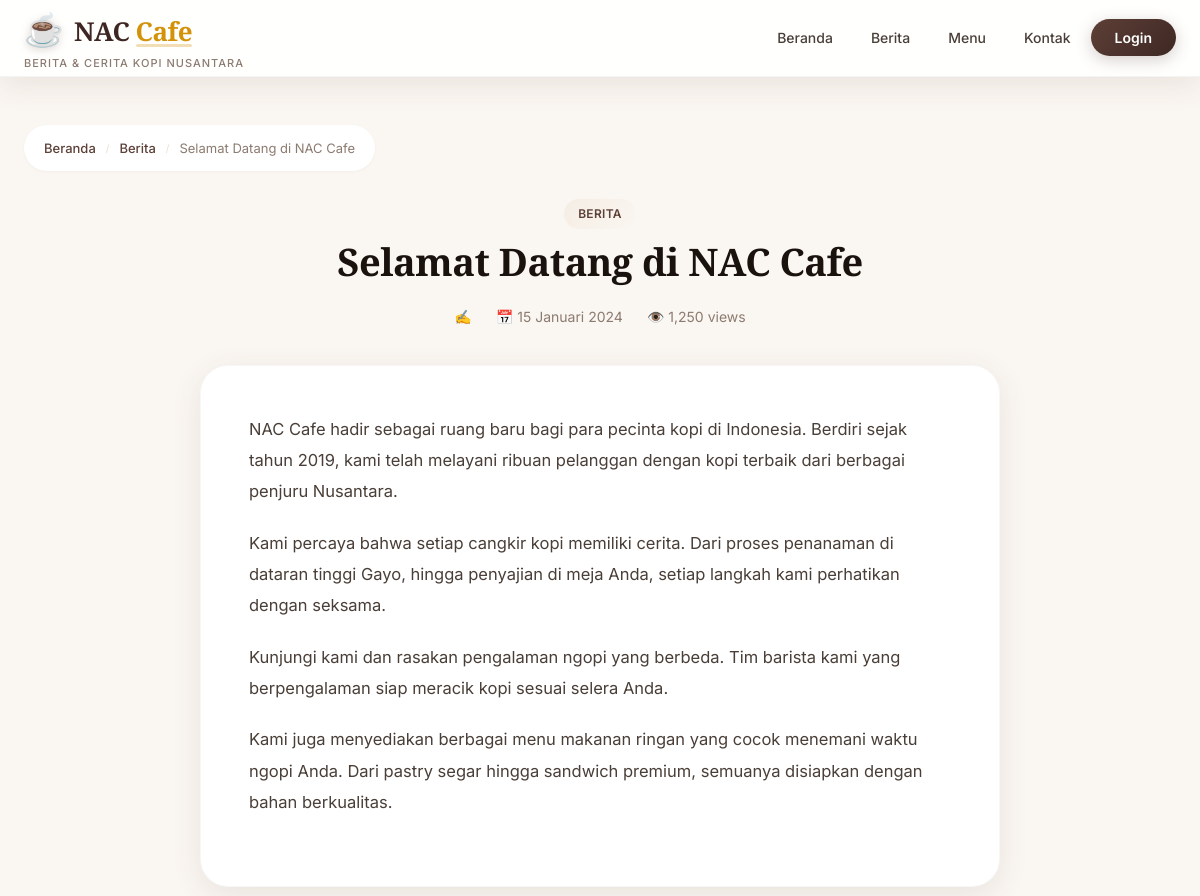
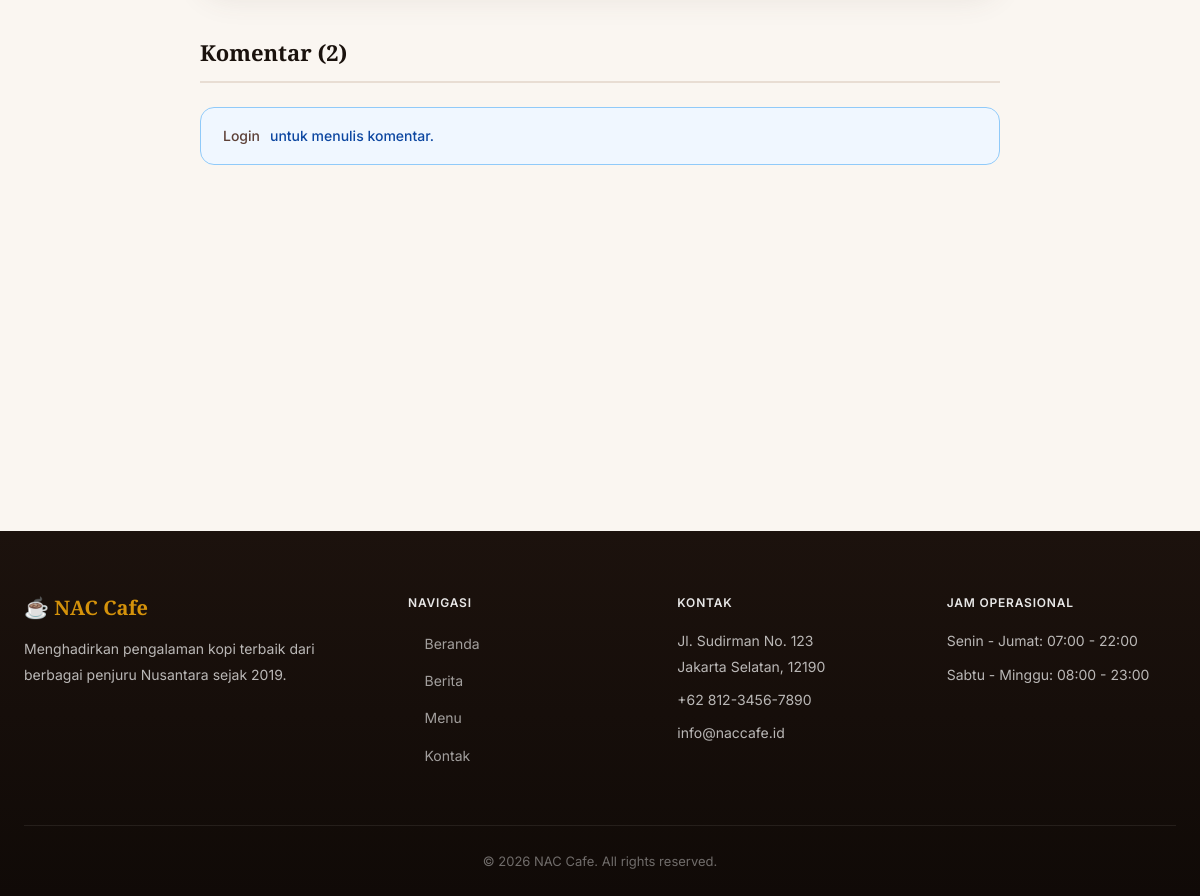
Screenshot of /cafe_nac/src/article.php?id=1 with the database file from the repository (2 pictures, top to bottom).
### tables this page shows
CREATE TABLE IF NOT EXISTS `articles` (
    `id` INT AUTO_INCREMENT PRIMARY KEY,
    `title` VARCHAR(255) NOT NULL,
    `slug` VARCHAR(255) NOT NULL,
    `content` TEXT NOT NULL,
    `excerpt` TEXT,
    `author_id` INT,
    `category` VARCHAR(50),
    `image` VARCHAR(255),
    `views` INT DEFAULT 0,
    `published` TINYINT(1) DEFAULT 1,
    `published_at` TIMESTAMP DEFAULT CURRENT_TIMESTAMP,
    `created_at` TIMESTAMP DEFAULT CURRENT_TIMESTAMP,
    FOREIGN KEY (`author_id`) REFERENCES `users`(`id`) ON DELETE SET NULL
);

### cafe_nac/src/includes/functions.php (called while the page is built, shortened)
<?php
function is_logged_in() {
    return isset($_SESSION['user_id']);
}
function safe_output($str) {
    return htmlspecialchars($str, ENT_QUOTES, 'UTF-8');
}
function format_date($date) {
    $months = [
        1 => 'Januari', 2 => 'Februari', 3 => 'Maret', 4 => 'April',
        5 => 'Mei', 6 => 'Juni', 7 => 'Juli', 8 => 'Agustus',
        9 => 'September', 10 => 'Oktober', 11 => 'November', 12 => 'Desember'
    ];
    $ts = strtotime($date);
    $day = date('d', $ts);
    $month = $months[(int)date('m', $ts)];
    $year = date('Y', $ts);
    return "$day $month $year";
}

### cafe_nac/src/article.php (the view, shortened to what this page needs)
<?php
require_once __DIR__ . '/includes/functions.php';
$article_id = (int)($_GET['id'] ?? 0);
$stmt = $pdo->prepare("SELECT a.*, u.full_name as author_name FROM articles a LEFT JOIN users u ON a.author_id = u.id WHERE a.id = ? AND a.published = 1");
$stmt->execute([$article_id]);
$article = $stmt->fetch();
$pdo->prepare("UPDATE articles SET views = views + 1 WHERE id = ?")->execute([$article_id]);
$stmt = $pdo->prepare("SELECT * FROM comments WHERE article_id = ? ORDER BY created_at DESC");
$stmt->execute([$article_id]);
$comments = $stmt->fetchAll();
require_once __DIR__ . '/includes/header.php';
?>
<div class="container">
    <div class="breadcrumb">
        <a href="/">Beranda</a>
        <span class="separator">/</span>
        <a href="/news.php">Berita</a>
        <span class="separator">/</span>
        <span><?= safe_output($article['title']) ?></span>
    </div>
    <div class="article-detail">
        <div class="article-header">
            <span class="card-category"><?= safe_output($article['category']) ?></span>
            <h1><?= safe_output($article['title']) ?></h1>
            <div class="article-meta">
                <span>✍️ <?= safe_output($article['author_name']) ?></span>
                <span>📅 <?= format_date($article['published_at']) ?></span>
                <span>👁️ <?= number_format($article['views']) ?> views</span>
            </div>
        </div>
        <div class="article-content">
            <?= $article['content'] ?>
        </div>
    </div>
    <div class="comments-section">
        <h3>Komentar (<?= count($comments) ?>)</h3>
        <?php if (is_logged_in()): ?>
        <div class="comment-form">
            <h4>Tulis Komentar</h4>
            <form method="POST" id="commentForm">
                <div class="form-group">
                    <textarea name="content" placeholder="Tulis komentar Anda..." rows="4" required></textarea>
                </div>
                <button type="submit" class="btn-primary">Kirim Komentar</button>
            </form>
        </div>
        <?php else: ?>
        <div class="alert alert-info">
            <a href="/login.php">Login</a> untuk menulis komentar.
        </div>
        <?php endif; ?>
    </div>
</div>
<?php require_once __DIR__ . '/includes/footer.php'; ?>

### cafe_nac/src/includes/header.php (shortened to what this page needs)
<!DOCTYPE html>
<html lang="id">
<head>
    <link rel="stylesheet" href="/assets/css/style.css">
</head>
<body>
    <header class="site-header">
        <div class="container">
            <div class="header-inner">
                <div class="logo">
                    <a href="/">
                        <span class="logo-icon">☕</span>
                        <span class="logo-text">NAC <span class="logo-accent">Cafe</span></span>
                    </a>
                    <p class="tagline">Berita & Cerita Kopi Nusantara</p>
                </div>
                <nav class="main-nav" id="mainNav">
                    <ul>
                        <li><a href="/" <?= basename($_SERVER['PHP_SELF']) == 'index.php' ? 'class="active"' : '' ?>>Beranda</a></li>
                        <li><a href="/news.php" <?= basename($_SERVER['PHP_SELF']) == 'news.php' ? 'class="active"' : '' ?>>Berita</a></li>
                        <li><a href="/menu.php" <?= basename($_SERVER['PHP_SELF']) == 'menu.php' ? 'class="active"' : '' ?>>Menu</a></li>
                        <li><a href="/contact.php" <?= basename($_SERVER['PHP_SELF']) == 'contact.php' ? 'class="active"' : '' ?>>Kontak</a></li>
                        <?php if (is_logged_in()): ?>
                            <li><a href="/profile.php" <?= basename($_SERVER['PHP_SELF']) == 'profile.php' ? 'class="active"' : '' ?>>Profil</a></li>
                            <li><a href="/logout.php" class="btn-nav">Logout</a></li>
                        <?php else: ?>
                            <li><a href="/login.php" class="btn-nav">Login</a></li>
                        <?php endif; ?>
                    </ul>
                </nav>
            </div>
        </div>
    </header>
    <main class="site-main">

### cafe_nac/src/includes/footer.php (shortened to what this page needs)
    </main>
    <footer class="site-footer">
        <div class="container">
            <div class="footer-grid">
                <div class="footer-col">
                    <h3>☕ NAC Cafe</h3>
                    <p>Menghadirkan pengalaman kopi terbaik dari berbagai penjuru Nusantara sejak 2019.</p>
                </div>
                <div class="footer-col">
                    <h4>Navigasi</h4>
                    <ul>
                        <li><a href="/">Beranda</a></li>
                        <li><a href="/news.php">Berita</a></li>
                        <li><a href="/menu.php">Menu</a></li>
                        <li><a href="/contact.php">Kontak</a></li>
                    </ul>
                </div>
                <div class="footer-col">
                    <h4>Kontak</h4>
                    <p>Jl. Sudirman No. 123<br>Jakarta Selatan, 12190</p>
                    <p>+62 812-3456-7890</p>
                    <p>info@naccafe.id</p>
                </div>
                <div class="footer-col">
                    <h4>Jam Operasional</h4>
                    <p>Senin - Jumat: 07:00 - 22:00</p>
                    <p>Sabtu - Minggu: 08:00 - 23:00</p>
                </div>
            </div>
            <div class="footer-bottom">
                <p>&copy; <?= date('Y') ?> NAC Cafe. All rights reserved.</p>
            </div>
        </div>
    </footer>
</body>
</html>

### rows the page displays
articles: title "Selamat Datang di NAC Cafe", category "BERITA", published_at "15 Januari 2024", views "1,250", content "NAC Cafe hadir sebagai ruang baru bagi para pecinta kopi di Indonesia. Berdiri sejak tahun 2019, kami telah melayani ribuan pelanggan dengan kopi terbaik dari berbagai penjuru Nusantara. Kami percaya bahwa setiap cangkir kopi memiliki cerita. Dari proses penanaman di dataran tinggi Gayo, hingga penyajian di meja Anda, setiap langkah kami perhatikan dengan seksama. Kunjungi kami dan rasakan pengalaman ngopi yang berbeda. Tim barista kami yang berpengalaman siap meracik kopi sesuai selera Anda. Kami juga menyediakan berbagai menu makanan ringan yang cocok menemani waktu ngopi Anda. Dari pastry segar hingga sandwich premium, semuanya disiapkan dengan bahan berkualitas."

### other values shown
count($comments) "2"
